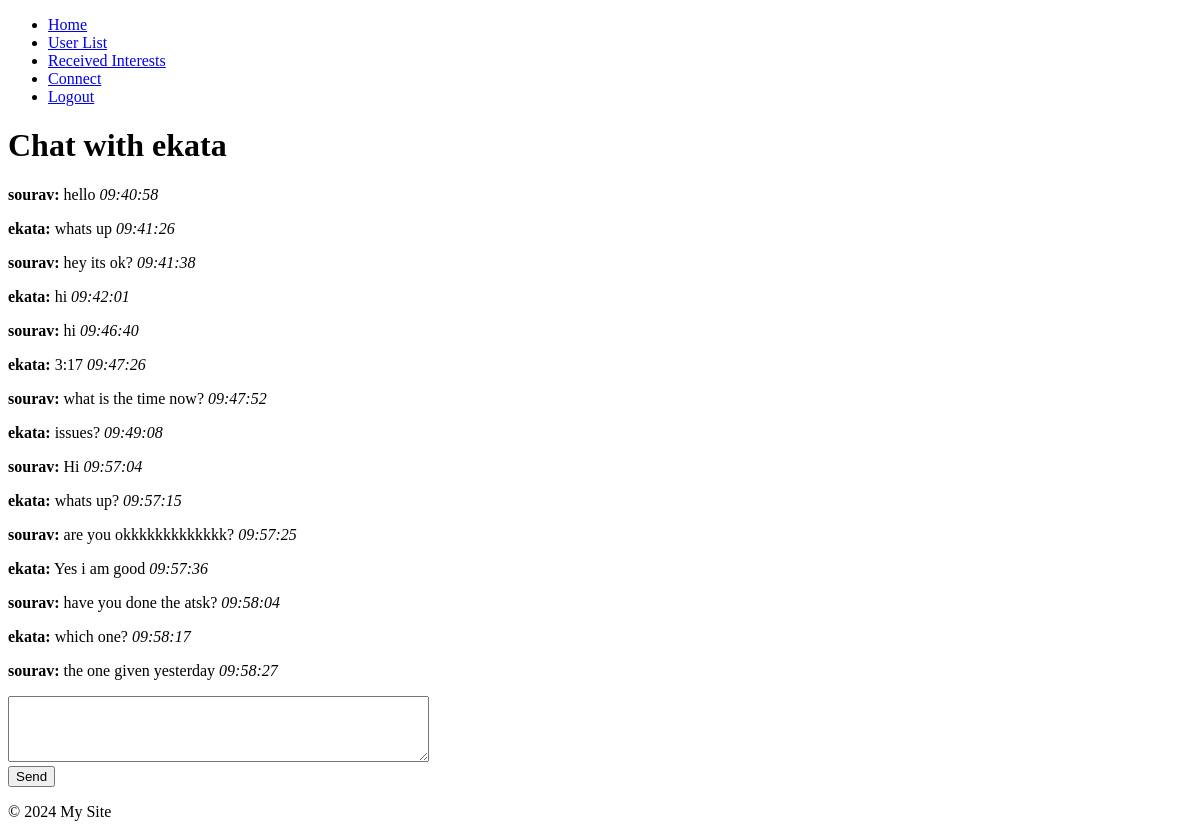
The page /myapp/chat_box/1/ (signed in) on the database as committed earlier.
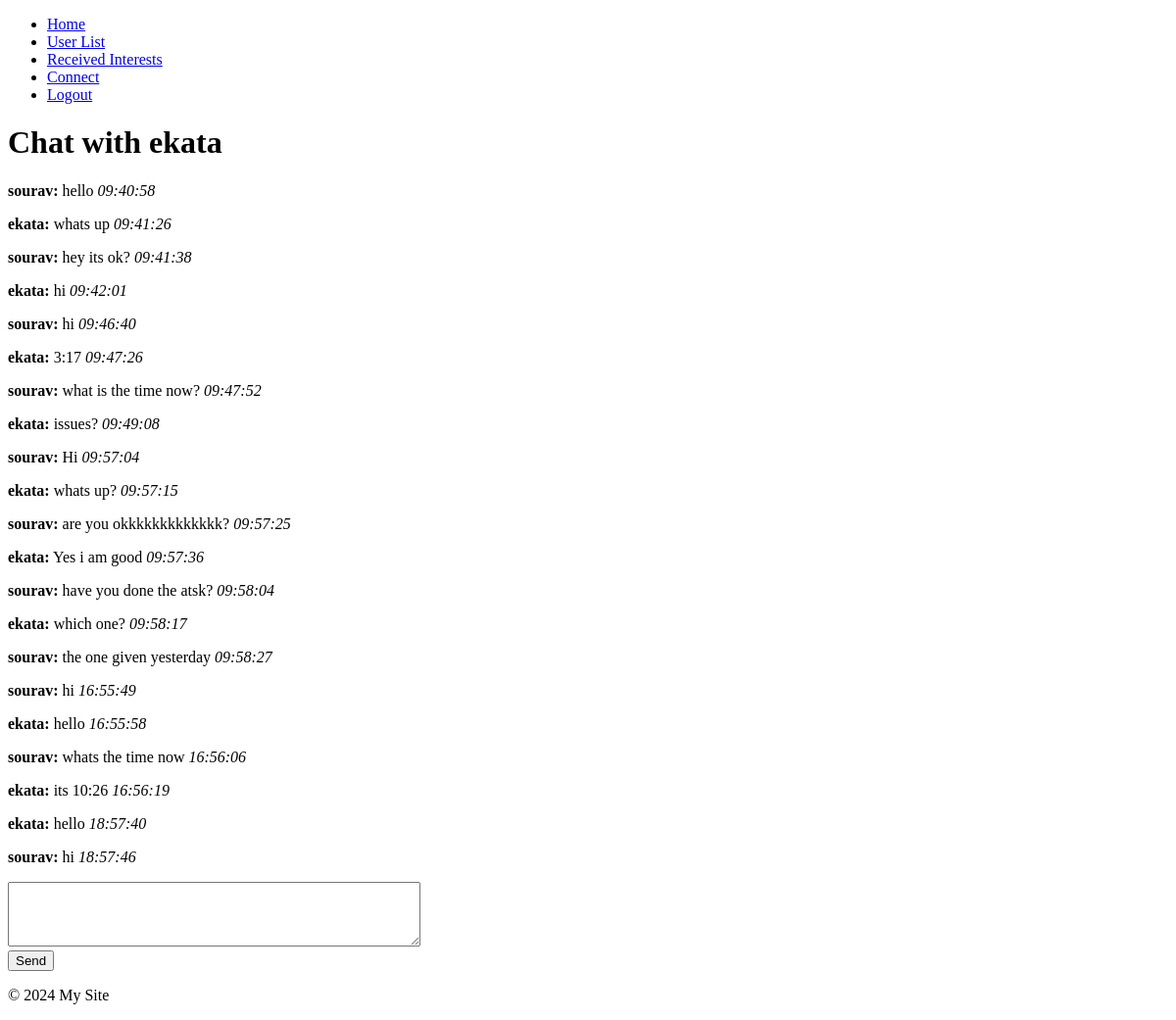
The same page on the database as committed later.
### myapp/models.py (models this page shows, shortened)
class Message(models.Model):
    interest = models.ForeignKey(Interest, on_delete=models.CASCADE, related_name='messages')
    sender = models.ForeignKey(User, on_delete=models.CASCADE)
    text = models.TextField()
    timestamp = models.DateTimeField(auto_now_add=True)
    read = models.BooleanField(default=False)  # New field

### myapp/views.py (the view)
# urls.py: path('chat_box/<int:interest_id>/', views.chat_box, name='chat_box'),
@login_required
def chat_box(request, interest_id):
    interest = get_object_or_404(Interest, id=interest_id, accepted=True)
    if request.user not in [interest.sender, interest.recipient]:
        return redirect('received_interests')
    interest.messages.filter(sender=interest.sender if interest.recipient == request.user else interest.recipient).update(read=True)
    return render(request, 'myapp/chatbox.html', {'interest': interest, 'user': request.user})

### myapp/templates/myapp/chatbox.html (shortened to what this page needs)
{% extends 'myapp/base.html' %}
{% block content %}
<h1>Chat with {% if request.user == interest.sender %}{{ interest.recipient.username }}{% else %}{{ interest.sender.username }}{% endif %}</h1>
<div id="messages">
    {% for message in interest.messages.all %}
        <p><strong>{{ message.sender.username }}:</strong> {{ message.text }} <em>{{ message.timestamp|date:"H:i:s" }}</em></p>
    {% endfor %}
</div>
<form id="chat-form">
    <textarea id="chat-message-input" name="text" rows="4" cols="50"></textarea><br>
    <button type="submit" id="chat-message-submit">Send</button>
</form>
{% endblock %}

Rows that differ between the two databases and show on the page:
added Message: sender.username "sourav", text "hi", timestamp "16:55:49"
added Message: sender.username "ekata", text "hello", timestamp "16:55:58"
added Message: sender.username "sourav", text "whats the time now", timestamp "16:56:06"
added Message: sender.username "ekata", text "its 10:26", timestamp "16:56:19"
added Message: sender.username "ekata", text "hello", timestamp "18:57:40"
added Message: sender.username "sourav", text "hi", timestamp "18:57:46"
